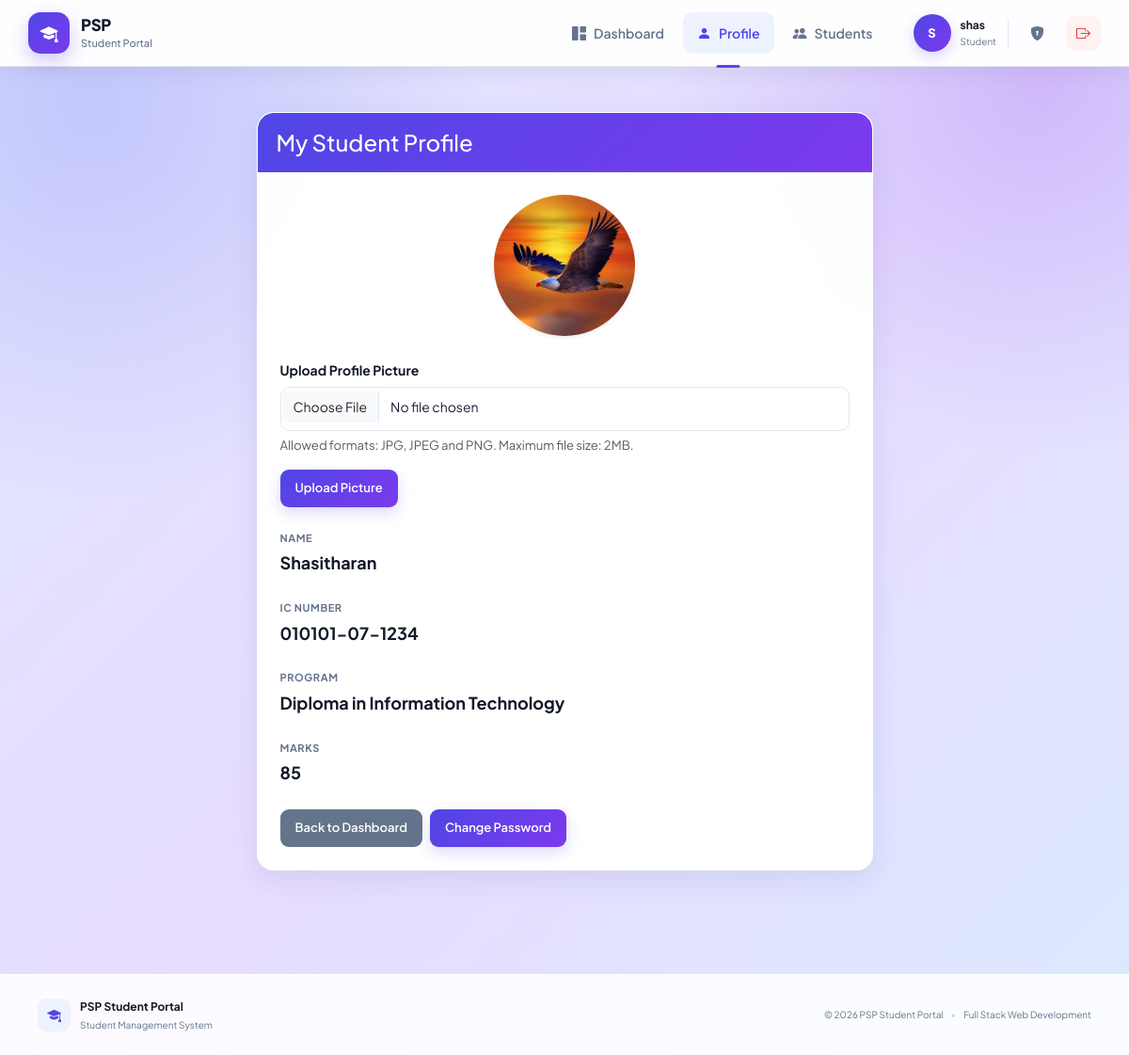
The page /controllers/ProfileController.php (signed in) on the database its author committed.
### tables this page shows
CREATE TABLE `students` (
  `id` int(11) NOT NULL,
  `name` varchar(100) NOT NULL,
  `ic` varchar(20) NOT NULL,
  `program` varchar(150) NOT NULL,
  `marks` int(11) NOT NULL,
  `profile_picture` varchar(255) DEFAULT NULL
);

### models/Student.php (called while the page is built, shortened)
<?php
class Student
{
    private $conn;
    public function __construct($conn)
    {
        $this->conn = $conn;
    }
        public function getStudentById($id)
    {
        $sql = "SELECT id, name, ic, program, marks, profile_picture
                FROM students
                WHERE id = ?";
        $stmt = $this->conn->prepare($sql);
        $stmt->bind_param("i", $id);
        $stmt->execute();
        $result = $stmt->get_result();
        return $result->fetch_assoc();
    }
}
?>

### views/profile/profile.php (the view, shortened to what this page needs)
<?php
require_once __DIR__ .
    '/../layouts/header.php';
?>
<div class="container page-container">
    <div class="row justify-content-center">
        <div class="col-md-7">
            <div class="card shadow-sm border-0">
                <div class="card-header bg-primary text-white">
                    <h4 class="mb-0">
                        My Student Profile
                    </h4>
                </div>
                <div class="card-body p-4">
                    <div class="text-center mb-4">
                        <?php if (
                            !empty($student['profile_picture'])
                        ): ?>
                            <img
                                src="/PSP_Student_Portal/uploads/profile/<?= htmlspecialchars(
                                    $student['profile_picture']
                                ) ?>"
                                alt="Profile Picture"
                                class="rounded-circle shadow-sm"
                                width="150"
                                height="150"
                                style="object-fit: cover;"
                            >
                        <?php endif; ?>
                    </div>
                    <div class="mb-4">
                        <form
                            action="/PSP_Student_Portal/controllers/ProfileController.php?action=upload"
                            method="POST"
                            enctype="multipart/form-data"
                        >
                            <label
                                for="profile_picture"
                                class="form-label fw-bold"
                            >
                                Upload Profile Picture
                            </label>
                            <input
                                type="file"
                                name="profile_picture"
                                id="profile_picture"
                                class="form-control"
                                accept=".jpg,.jpeg,.png"
                                required
                            >
                            <div class="form-text">
                                Allowed formats: JPG, JPEG and PNG.
                                Maximum file size: 2MB.
                            </div>
                            <button
                                type="submit"
                                class="btn btn-primary mt-3"
                            >
                                Upload Picture
                            </button>
                        </form>
                    </div>
                    <div class="mb-4">
                        <div class="profile-label">
                            Name
                        </div>
                        <div class="profile-value">
                            <?= htmlspecialchars(
                                $student['name']
                            ) ?>
                        </div>
                    </div>
                    <div class="mb-4">
                        <div class="profile-label">
                            IC Number
                        </div>
                        <div class="profile-value">
                            <?= htmlspecialchars(
                                $student['ic']
                            ) ?>
                        </div>
                    </div>
                    <div class="mb-4">
                        <div class="profile-label">
                            Program
                        </div>
                        <div class="profile-value">
                            <?= htmlspecialchars(
                                $student['program']
                            ) ?>
                        </div>
                    </div>
                    <div class="mb-4">
                        <div class="profile-label">
                            Marks
                        </div>
                        <div class="profile-value">
                            <?= htmlspecialchars(
                                $student['marks']
                            ) ?>
                        </div>
                    </div>
                    <div class="d-flex gap-2">
                        <a
                            href="/PSP_Student_Portal/dashboard.php"
                            class="btn btn-secondary"
                        >
                            Back to Dashboard
                        </a>
                        <a
                            href="/PSP_Student_Portal/controllers/PasswordController.php?action=change"
                            class="btn btn-primary"
                        >
                            Change Password
                        </a>
                    </div>
                </div>
            </div>
        </div>
    </div>
</div>
<?php
require_once __DIR__ .
    '/../layouts/footer.php';
?>

### public/css/style.css (style rules this page uses)
:root { --primary: #4f46e5; --primary-dark: #3730a3; --primary-light: #eef2ff; --secondary: #7c3aed; --secondary-dark: #6d28d9; --secondary-light: #f5f3ff; --heading: #111827; --dark: #172033; --text: #334155; --muted: #64748b; --light-text: #94a3b8; --border: #e2e8f0; --border-dark: #cbd5e1; --white: #ffffff; --success: #16a34a; --success-light: #dcfce7; --danger: #dc2626; --danger-light: #fef2f2; --warning: #f59e0b; --warning-light: #fffbeb; --page-bg-1: #dfe6ff; --page-bg-2: #e7ddff; --page-bg-3: #dce9ff; --shadow-sm: 0 4px 12px rgba(15, 23, 42, 0.06); --shadow-md: 0 10px 30px rgba(49, 46, 129, 0.10); --shadow-lg: 0 18px 45px rgba(49, 46, 129, 0.14); }
*, *::before, *::after { box-sizing: border-box; }
html { scroll-behavior: smooth; }
html, body { min-height: 100%; }
body { margin: 0; color: var(--text); background: radial-gradient(circle at 8% 10%, rgba(99, 102, 241, 0.24), transparent 28%), radial-gradient(circle at 92% 8%, rgba(124, 58, 237, 0.22), transparent 26%), linear-gradient(135deg, var(--page-bg-1) 0%, var(--page-bg-2) 52%, var(--page-bg-3) 100%); background-attachment: fixed; font-family: 'Plus Jakarta Sans', -apple-system, BlinkMacSystemFont, "Segoe UI", sans-serif; font-size: 15px; line-height: 1.6; }
body, button, input, select, textarea { font-family: 'Plus Jakarta Sans', -apple-system, BlinkMacSystemFont, "Segoe UI", sans-serif; }
a { color: inherit; text-decoration: none !important; }
button, input, select, textarea { font-size: inherit; }
img { max-width: 100%; }
.page-container, .students-page { width: 100%; max-width: 1220px; margin: 0 auto; padding: 48px 30px 80px; animation: fadeIn 0.35s ease; }
.btn { border-radius: 9px !important; padding: 10px 16px !important; font-size: 13px !important; font-weight: 600 !important; transition: all 0.2s ease; }
.btn-primary { border: 0 !important; color: #fff !important; background: linear-gradient(135deg, var(--primary), var(--secondary)) !important; box-shadow: 0 6px 15px rgba(79, 70, 229, 0.20); }
.btn-secondary { border: 0 !important; color: #fff !important; background: #64748b !important; }
.card { overflow: hidden; border: 1px solid rgba(255, 255, 255, 0.95) !important; border-radius: 18px !important; background: rgba(255, 255, 255, 0.98) !important; box-shadow: var(--shadow-md) !important; }
.card-header { padding: 17px 20px !important; border: 0 !important; border-radius: 17px 17px 0 0 !important; color: #fff !important; background: linear-gradient(135deg, var(--primary), var(--secondary)) !important; font-size: 17px; font-weight: 700; }
.form-label { margin-bottom: 7px; color: var(--heading); font-size: 14px; font-weight: 700; }
.form-control, .form-select { min-height: 47px; padding: 10px 13px !important; border: 1px solid var(--border) !important; border-radius: 10px !important; color: var(--dark) !important; background: rgba(255, 255, 255, 0.98) !important; font-size: 14px !important; box-shadow: none; transition: all 0.2s ease; }
.form-control::placeholder { color: var(--light-text); }
.profile-label { color: var(--muted); font-size: 11px; font-weight: 700; text-transform: uppercase; letter-spacing: 0.6px; }
.profile-value { margin-top: 4px; color: var(--heading); font-size: 18px; font-weight: 700; }

### rows shown on the page
students: profile_picture (picture), name "Shasitharan", ic "010101-07-1234", program "Diploma in Information Technology", marks "85"

### other values the page prints
$_SESSION['username'] "shas"
